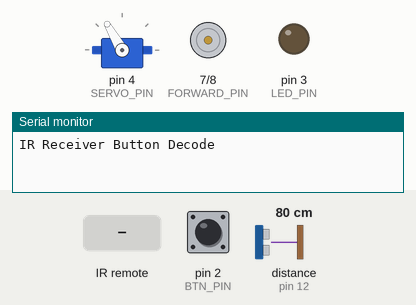
A sketch run on a simulated Arduino Uno, built with avr-gcc and run on an emulated ATmega328P. Shown: servo, motor-driver pin pairs drawn as motors (green arrow = first pin HIGH = forward, orange = second pin HIGH = backward, longer = more drive, scaled by the enable pin), output pins drawn as LEDs (lit = HIGH), the last lines printed to the serial monitor. The test bench sets the inputs (shaded band); at power-on: pin 2 (BTN_PIN) LOW, distance to the obstacle (sensor on pin 12) 80 cm. The echo pulse lasts 58.3 µs per cm; pins used as bus, display or sensor lines are not drawn.

Above: at 1.2 s.
1.3 s: pin 2 (BTN_PIN) pulled HIGH for 0.15 s
At 2.6 s:
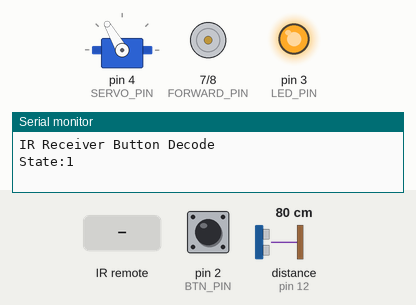
2.9 s: infrared code 0x9986485A received
At 3.6 s:
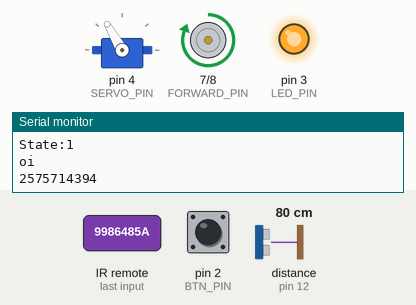
4.5 s: infrared code 0x4EBA0422 received
At 5.8 s:
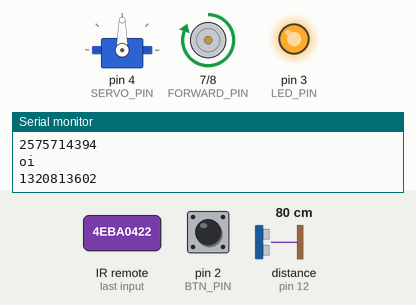
6.1 s: distance to the obstacle (sensor on pin 12) set to 28 cm
7.6 s: distance to the obstacle (sensor on pin 12) set to 22 cm
At 8.0 s:
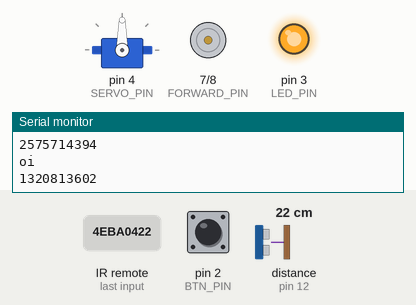
9.1 s: pin 2 (BTN_PIN) pulled HIGH for 1 s
At 11.0 s:
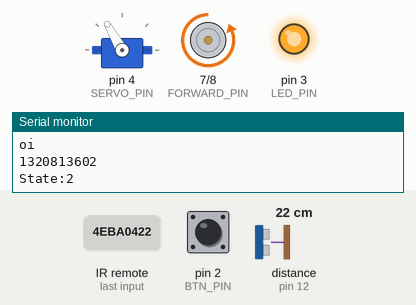
Timing chart, 0 to 12.5 s (numbered marks = the images above; inputs shaded):
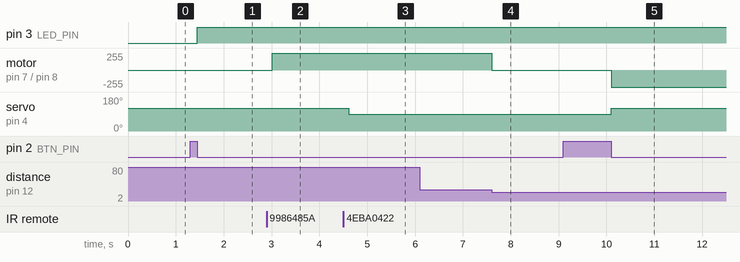

The sketch:

carro1.ino
```cpp
/*
HC-SR04 Ping distance sensor]
VCC to arduino 5v GND to arduino GND
Echo to Arduino pin 13 Trig to Arduino pin 12
Red POS to Arduino pin 11
Green POS to Arduino pin 10
560 ohm resistor to both LED NEG and GRD power rail
More info at: http://goo.gl/kJ8Gl
Original code improvements to the Ping sketch sourced from Trollmaker.com
Some code and wiring inspired by http://en.wikiversity.org/wiki/User:Dstaub/robotcar
*/
#include <Servo.h>
#include <IRremote.h>


#define BTN_PIN 2
#define LED_PIN 3
#define SERVO_PIN 4
#define RECEIVER_PIN 6
#define FORWARD_PIN 7
#define BACKWARD_PIN 8
#define SPEED_PIN 9
#define ECHO_PIN 12
#define TRIG_PIN 13

#define LEFT_ANGLE 90
#define RIGHT_ANGLE 140
#define CENTER_ANGLE 120

#define FORWARD_CODE 2575714394 //0xFF18E7
#define LEFT_CODE 1320813602 //0xFF10EF
#define RIGHT_CODE 1587577092 //0xFF5AA5
#define BACKWARD_CODE 476746140 //0xFF4AB5
#define STOP_CODE 1794249504
#define RPT_CODE 1253111734 //0xFFFFFFFF

Servo servo;
/*-----( Declare objects )-----*/
IRrecv irrecv(RECEIVER_PIN);     // create instance of 'irrecv'
decode_results results;      // create instance of 'decode_results'
int state = 0;
int steering_wheel = 0;
int engine = 0;
unsigned long previous_code = 0;

void setup() {
//  Serial.begin (9600);
  pinMode(TRIG_PIN, OUTPUT);
  pinMode(ECHO_PIN, INPUT);
  pinMode(FORWARD_PIN, OUTPUT);
  pinMode(BACKWARD_PIN, OUTPUT);
  pinMode(SERVO_PIN, OUTPUT);
  pinMode(SPEED_PIN, OUTPUT);
  pinMode(BTN_PIN, INPUT);
  pinMode(LED_PIN, OUTPUT);
  Serial.begin(9600);
  Serial.println("IR Receiver Button Decode");
  irrecv.enableIRIn(); // Start the RECEIVER_PIN
  servo.attach(SERVO_PIN);
  servo.write(CENTER_ANGLE);
}

void loop() {
  long distance_;
  unsigned long IR_code = 0;
  if(digitalRead(BTN_PIN) == HIGH)
  {
    state = state + 1;
    state = state % 3;
    Serial.print("State:");
    Serial.println(state);
    while(digitalRead(BTN_PIN) == HIGH)
    {
      delay(1);
    }
  }


  if(state == 1)
  {
      digitalWrite(LED_PIN, HIGH);

      if(irrecv.decode(&results))
      {
        Serial.println("oi");
        IR_code = translateIR();


        if (IR_code != 0)
        {
          if(IR_code == RPT_CODE)
            IR_code = previous_code;

          if(IR_code == LEFT_CODE)
          {
            if(steering_wheel > -1)
              steering_wheel = steering_wheel - 1;
          }
          else if(IR_code == RIGHT_CODE)
          {
            if(steering_wheel < 1)
              steering_wheel = steering_wheel + 1;
          }
          else if(IR_code == FORWARD_CODE)
          {
            if(engine < 1)
              engine = engine + 1;
          }
          else if(IR_code == BACKWARD_CODE)
          {
            if(engine > -1)
              engine = engine - 1;
          }
          else if(IR_code == STOP_CODE)
          {
            engine = 0;
            steering_wheel = 0;
          }

          previous_code = IR_code;

       }
       delay(100);
       irrecv.resume();

    }

    if (distance() < 25)
    {
      if(engine > 0)
        engine = 0;
    }

  }
  else if(state == 2)
  {
    steering_wheel = 0;
    distance_ = distance();
    if(distance_ > 30)
    {
      engine = 1;
    }
    else if(distance_ < 25)
    {
      engine = -1;
    }
    else
    {
      engine = 0;
    }

  }
  else
  {
      engine = 0;
      steering_wheel = 0;
      digitalWrite(LED_PIN,LOW);
  }

  if(steering_wheel == -1)
    servo.write(LEFT_ANGLE);
  else if(steering_wheel == 1)
    servo.write(RIGHT_ANGLE);
  else
    servo.write(CENTER_ANGLE);

  if(engine > 0)
  {
    digitalWrite(BACKWARD_PIN,LOW);
    digitalWrite(FORWARD_PIN,HIGH);
  }
  else if(engine < 0)
  {
    digitalWrite(BACKWARD_PIN,HIGH);
    digitalWrite(FORWARD_PIN,LOW);
  }
  else
  {
    digitalWrite(BACKWARD_PIN,LOW);
    digitalWrite(FORWARD_PIN,LOW);
  }
  analogWrite(SPEED_PIN, 255);//abs(engine)*255/10);
//  Serial.print("Engine:");
//  Serial.println(engine);
//  Serial.print("Wheel:");
//  Serial.println(steering_wheel);


}

unsigned long translateIR() // takes action based on IR code received
{

  if((results.value == FORWARD_CODE || results.value == BACKWARD_CODE || results.value == LEFT_CODE || results.value == RIGHT_CODE || results.value == RPT_CODE || results.value == STOP_CODE))
  {
    Serial.println(results.value);
    return results.value;
  }
  else
  {
    Serial.println(results.value);
    return 0;
  }

}

long distance()
{
  long duration, distance;
  digitalWrite(TRIG_PIN, LOW);
  delayMicroseconds(2);
  digitalWrite(TRIG_PIN, HIGH);
  delayMicroseconds(10);
  digitalWrite(TRIG_PIN, LOW);
  duration = pulseIn(ECHO_PIN, HIGH);
  distance = (duration/2) / 29.1;
  //Serial.println(distance);
  return distance;
}
```

Measured:
- the behaviour switches between 25 and 24 cm on distance to the obstacle (sensor on pin 12) (found by bisection; images 3 and 4)
- after the input at 1.3 s, pin 3 (LED_PIN): LOW → HIGH after 0.15 s
- after the input at 2.9 s, motor on pin 7 (FORWARD_PIN) / pin 8 (BACKWARD_PIN): stopped → forward 255/255 after 0.11 s
- after the input at 4.5 s, servo on pin 4 (SERVO_PIN): 120° → 90° after 0.11 s
- after the input at 6.1 s, every drawn part: stays the same
- after the input at 7.6 s, motor on pin 7 (FORWARD_PIN) / pin 8 (BACKWARD_PIN): forward 255/255 → stopped at once
- after the input at 9.1 s, motor on pin 7 (FORWARD_PIN) / pin 8 (BACKWARD_PIN): stopped → backward 255/255 after 1.0 s; servo on pin 4 (SERVO_PIN): 90° → 120° after 1.0 s
